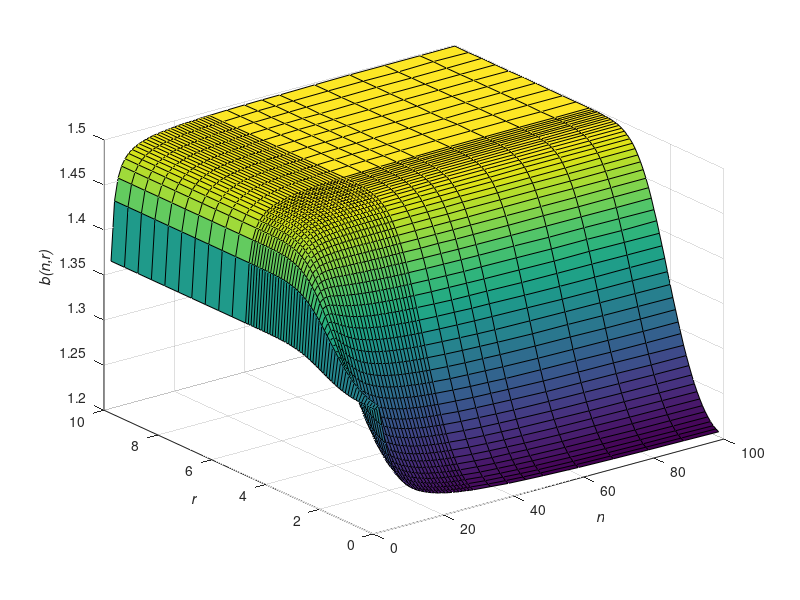
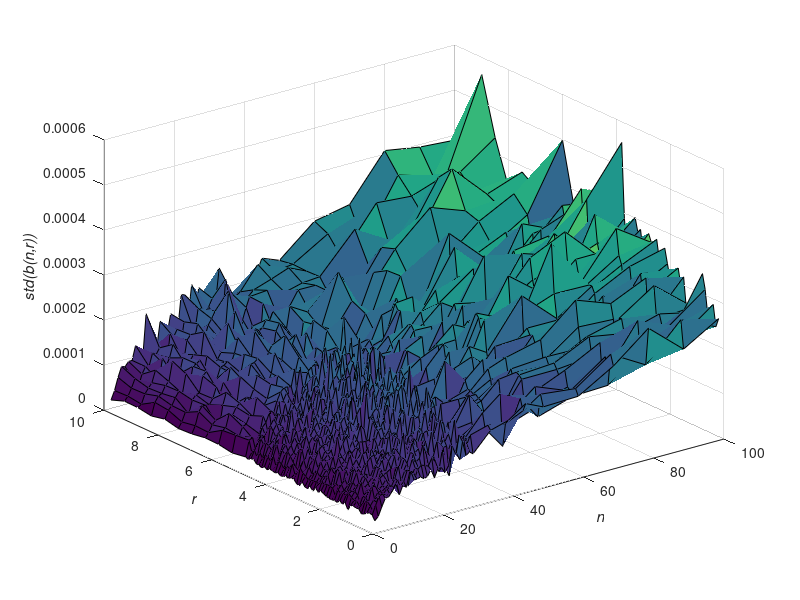
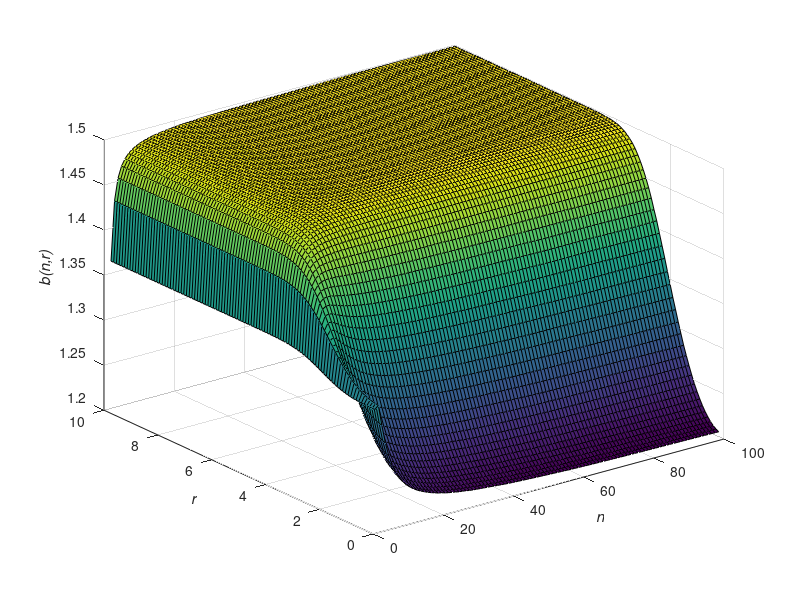

Here is the MATLAB script that generated these plots, in order:
clear all
clc

load('optimal_brn_25reps_FINAL.mat');

[nn,rr] = meshgrid(double(n),r_values);

n = double(n);
r = r_values;
rbn_MC_data = squeeze(mean(brn_matrix,1));

figure(1)
surf(nn,rr,rbn_MC_data);
xlabel('\it{n}');
ylabel('\it{r}');
zlabel('\it{b(n,r)}');

figure(2)
surf(nn,rr,2.*sqrt(1./25).*squeeze(std(brn_matrix,1)));
xlabel('\it{n}');
ylabel('\it{r}');
zlabel('\it{std(b(n,r))}');


ni = 2:max(double(n));
ri = 0.2:0.1:max(r);

[nni,rri] = meshgrid(ni,ri);
rbn_MC_datai = interp2(nn,rr,rbn_MC_data,nni,rri,'pchip');

figure (3)
surf(nni,rri,rbn_MC_datai);
xlabel('\it{n}');
ylabel('\it{r}');
zlabel('\it{b(n,r)}');


n = ni;
r = ri;
nn = nni;
rr = rri;

rbn_MC_data = rbn_MC_datai;

save -v7 rbn_MC_data.mat n r rbn_MC_data nn rr
save -text rbn_MC_data.txt n r rbn_MC_data

